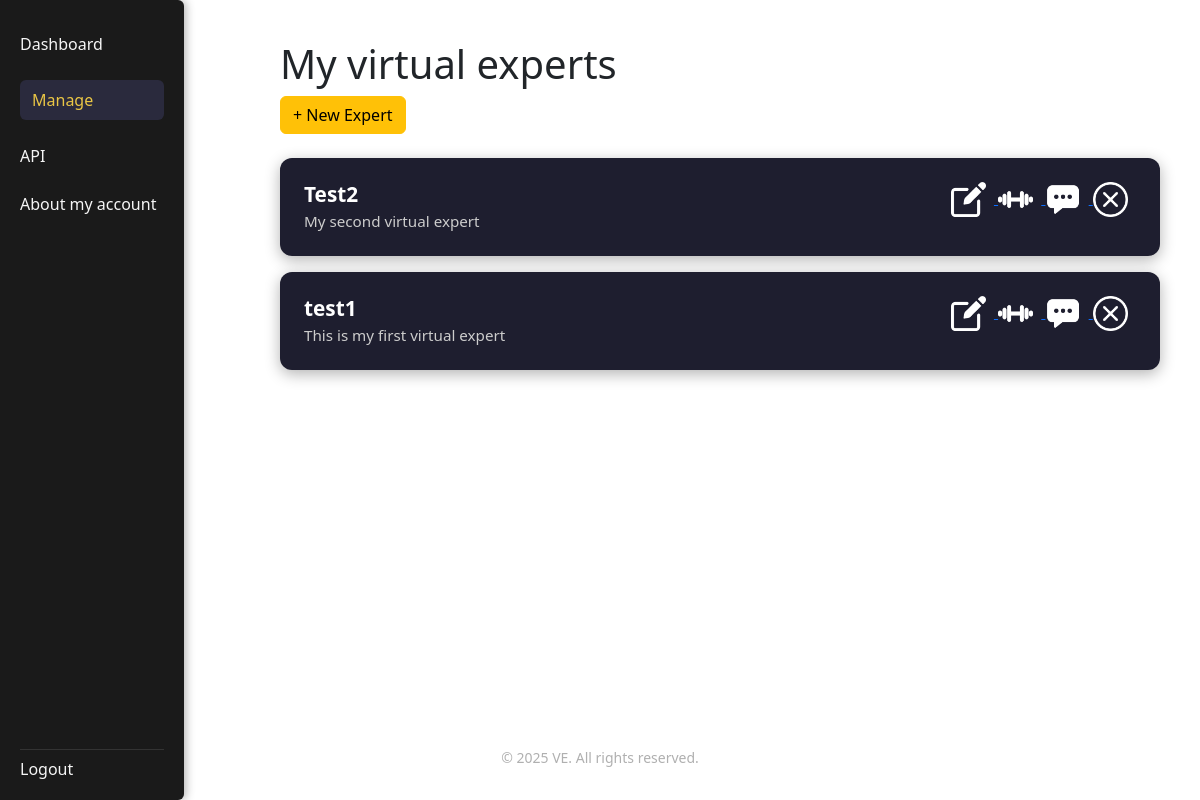
Before: /experts/ (signed in) with the older database file.
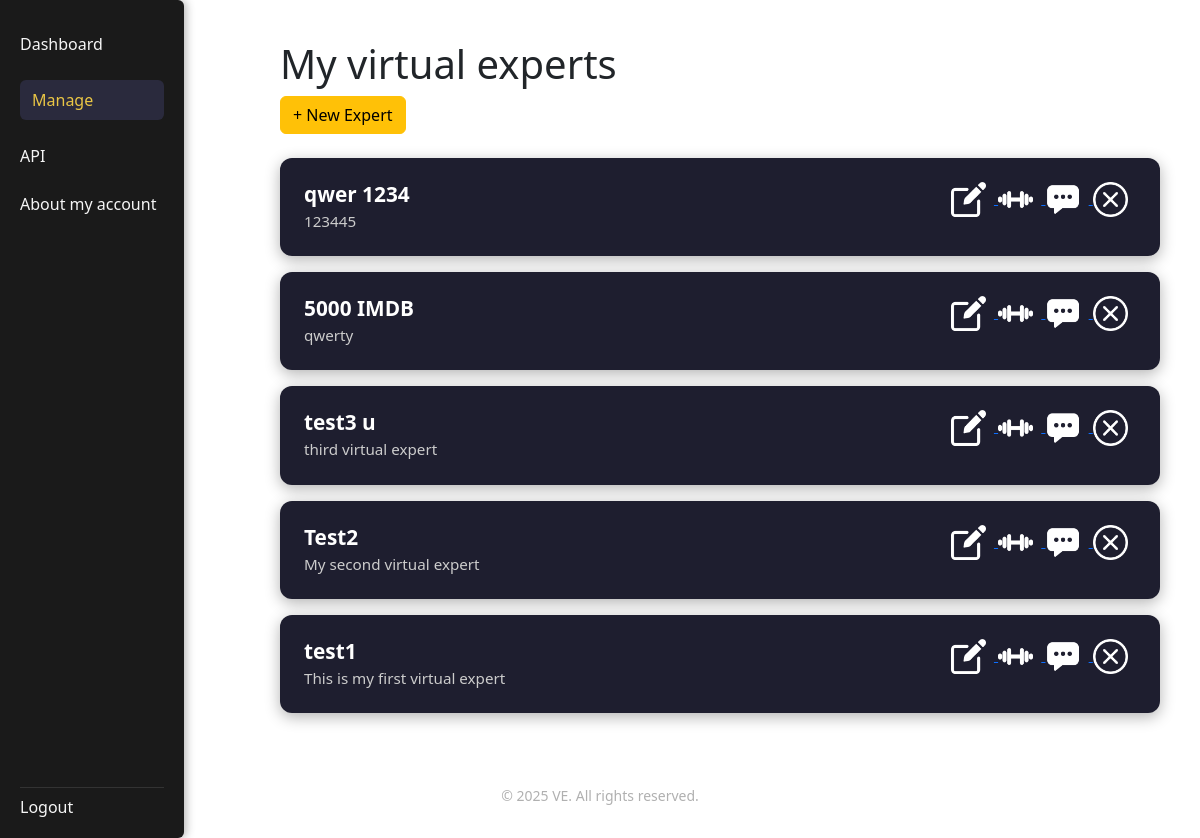
After: the same page with the newer database file.
### experts/models.py (models this page shows, shortened)
class Expert(models.Model):
    profile = models.ForeignKey(Profile, on_delete=models.CASCADE, related_name='experts')
    name = models.CharField(max_length=100)
    slug = models.SlugField(max_length=100, default='')
    description = models.TextField(blank=True)
    created_at = models.DateTimeField(auto_now_add=True)
    updated_at = models.DateTimeField(auto_now=True)
    class Meta:
        ordering = ['-created_at']
        verbose_name = 'Expert'
        verbose_name_plural = 'Experts'

### experts/views.py (the view)
# urls.py: path('', views.manage_virtual_experts, name='manage_virtual_experts'),
@login_required
@require_http_methods(["GET"])
def manage_virtual_experts(request):
    experts = Expert.objects.filter(profile__user=request.user)
    return render(request, 'experts/manage_virtual_experts.html', {'experts': experts})

### templates/experts/manage_virtual_experts.html (shortened to what this page needs)
{% extends 'base.html' %}
{% load static %}
{% block content %}
    <h1 class="title">My virtual experts</h1>
    <button class="btn btn-warning mb-4" data-bs-toggle="modal" data-bs-target="#createExpertModal">
        + New Expert
    </button>
    {% for ve in experts %}
        <div class="virtual-expert">
            <div class="virtual-expert-info">
                <h4>{{ ve.name }}</h4>
                <p class="description">{{ ve.description }}</p>
            </div>
            <div class="virtual-expert-actions">
                <a href="#" class="edit-expert-btn"
                    data-bs-toggle="modal"
                    data-bs-target="#editExpertModal"
                    data-slug="{{ ve.slug }}"
                    data-name="{{ ve.name }}"
                    data-description="{{ ve.description }}">
                    <img src="{% static 'icons/experts/edit.png' %}" alt="Edit" class="icon" />
                </a>
                <a href="">
                    <img src="{% static 'icons/experts/train.png' %}" alt="Train" class="icon" />
                </a>
                <a href="">
                    <img src="{% static 'icons/experts/chat.png' %}" alt="Chat" class="icon" />
                </a>
                <a href="" class="delete-expert" data-slug="{{ ve.slug }}">
                    <img src="{% static 'icons/experts/delete.png' %}" alt="Delete" class="icon" />
                </a>
            </div>
        </div>
    {% endfor %}
{% endblock %}

### templates/base.html (shortened to what this page needs)
{% load static %}
<!DOCTYPE html>
<html lang="en">
    <head>
        <link rel="stylesheet" href="{% static 'css/base.css' %}">
        <link href="https://cdn.jsdelivr.net/npm/bootstrap@5.3.3/dist/css/bootstrap.min.css" rel="stylesheet">
    </head>
    <body class="{% if request.user.is_authenticated %}with-sidebar{% else %}no-sidebar{% endif %}">
        <div class="page">
            {% if request.user.is_authenticated %}
                <div class="menu">
                    <a href="{% url 'dashboard' %}" class="{% if request.path == '/' %}active{% endif %}">Dashboard</a>
                    <a href="{% url 'manage_virtual_experts' %}" class="{% if request.path == '/experts/' %}active{% endif %}">Manage</a>
                    <a href="">API</a>
                    <a href="">About my account</a>
                    <div class="logout-link">
                        <a href="{% url 'logout_user' %}">Logout</a>
                    </div>
                </div>
            {% endif %}
            <div class="content">
                {% block content %}{% endblock %}
            </div>
            <div class="footer">
                <p>© {% now "Y" %} VE. All rights reserved.</p>
            </div>
        </div>
    </body>
</html>

### static/css/base.css (style rules this page uses)
body { margin: 0; font-family: 'Segoe UI', sans-serif; color: #0F0F0F; line-height: 1.5; }
body.with-sidebar .content { margin-left: 15rem; }
.page { display: flex; flex-direction: column; min-height: 100vh; }
.content { flex: 1; padding: 2.5rem; }
.footer { text-align: center; padding: 1rem 0; color: #B0B0B0; font-size: 0.875rem; }
.menu { position: fixed; top: 0; left: 0; width: 11.5rem; height: 100%; background-color: #1A1A1A; color: #F5F5F5; display: flex; flex-direction: column; gap: 1.5rem; padding: 2rem 1.25rem; box-shadow: 0.125rem 0 0.625rem rgba(0, 0, 0, 0.3); border-radius: 0 0.375rem 0.375rem 0; }
.logout-link { margin-top: auto; margin-bottom: -0.8rem; padding-top: 0.4rem; border-top: 1px solid #333; }
.menu p, .menu a { margin: 0; color: #F5F5F5; font-size: 1rem; text-decoration: none; font-weight: 500; transition: color 0.3s ease, transform 0.3s ease; }
.menu a.active { background-color: #2A2A3D; color: #EAC645; padding: 0.5rem 0.75rem; border-radius: 0.375rem; }
.virtual-expert { background-color: #1E1E2F; color: #FFFFFF; padding: 1.5rem; border-radius: 0.75rem; display: flex; justify-content: space-between; align-items: flex-start; box-shadow: 0 4px 15px rgba(0, 0, 0, 0.3); margin-bottom: 1rem; transition: background-color 0.3s ease; }
.virtual-expert-info { flex: 1; }
.virtual-expert h4 { margin: 0 0 0.25rem 0; font-size: 1.3rem; font-weight: 600; }
.virtual-expert .description { margin: 0; font-size: 0.95rem; color: #CCCCCC; line-height: 1.4; max-width: 90%; overflow-wrap: break-word; }
.icon { width: 2.2rem; height: 2.2rem; margin-right: 0.5rem; vertical-align: middle; }

Changed rows visible on the page:
added Expert: name "qwer 1234", description "123445"
added Expert: name "5000 IMDB", description "qwerty"
added Expert: name "test3 u", description "third virtual expert"
